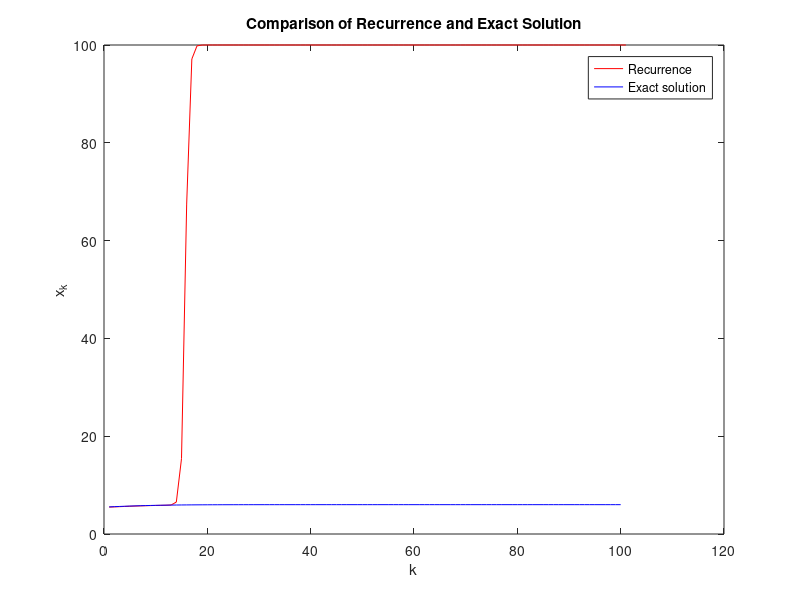

Write MATLAB code to recreate this figure. (Note: this script raises an error after producing the figure.)
%Problem 2
% Initial conditions
x(1) = 11/2;
x(2) = 61/11;

% Number of iterations
N = 100;

% Recurrence relation
for k = 2:N
    x(k+1) = 111 - (1130 - 3000/x(k-1))/x(k);
end

% Exact solution
a = 0; b = 1; c = 1;
for k = 1:N
    exact(k) = (100^(k+1)*a + 6^(k+1)*b + 5^(k+1)*c) / (100^k*a + 6^k*b + 5^k*c);
end

% Plotting
figure
plot(1:N+1, x, 'r', 1:N, exact, 'b')
legend('Recurrence', 'Exact solution')
xlabel('k')
ylabel('x_k')
title('Comparison of Recurrence and Exact Solution')

%Problem 3
r = roots(wilkinson24_monomial_coeffs)

ls = [];
for j= 1 : 5
    for i = 1:5
        a = wilkinson24_monomial_coeffs(6+i);
        k = (19-j)^(18-i)*a/(factorial(18-j)*factorial(5+j));
        ls = [ls,abs(k)];
    end
end

max(ls)